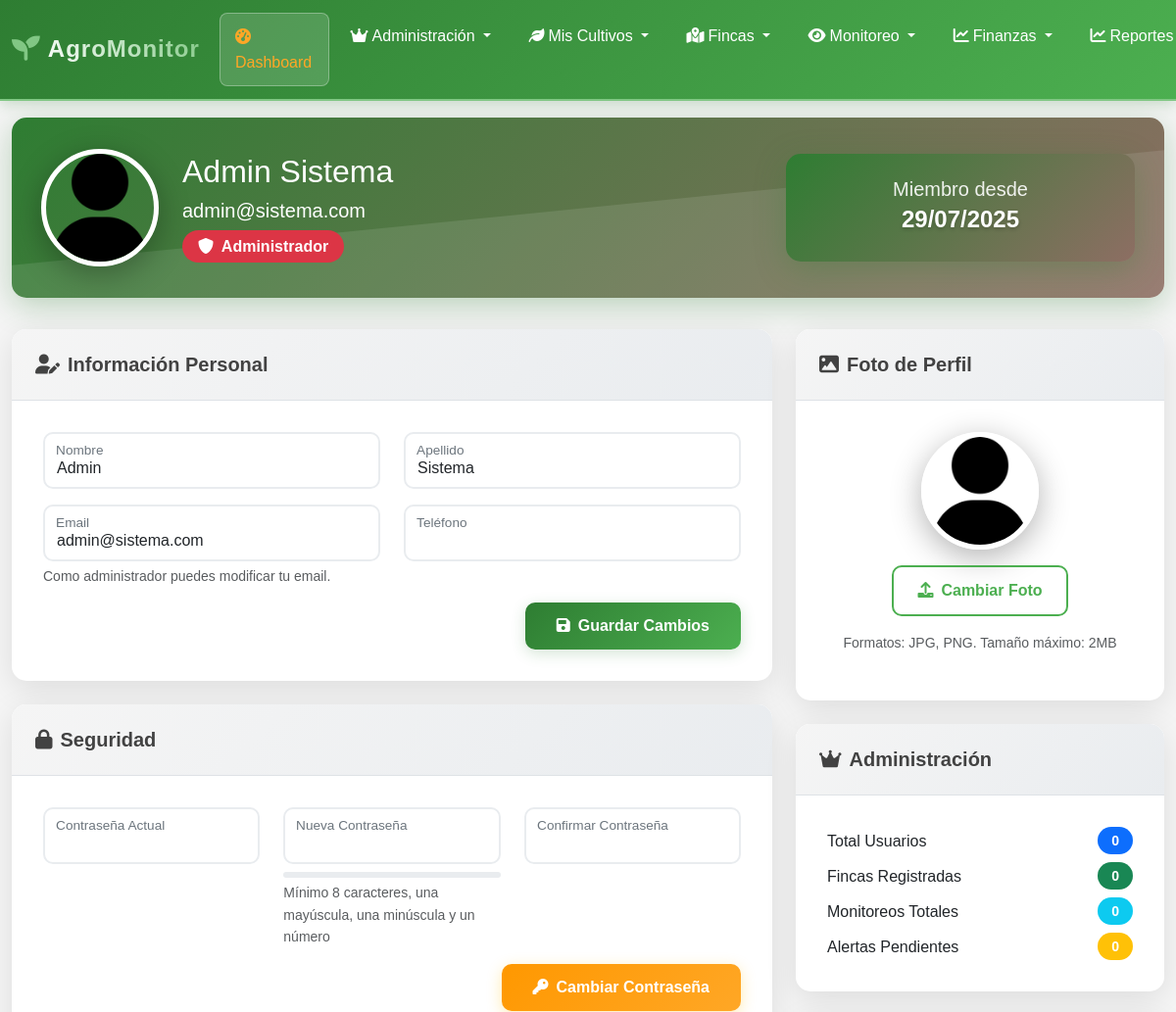
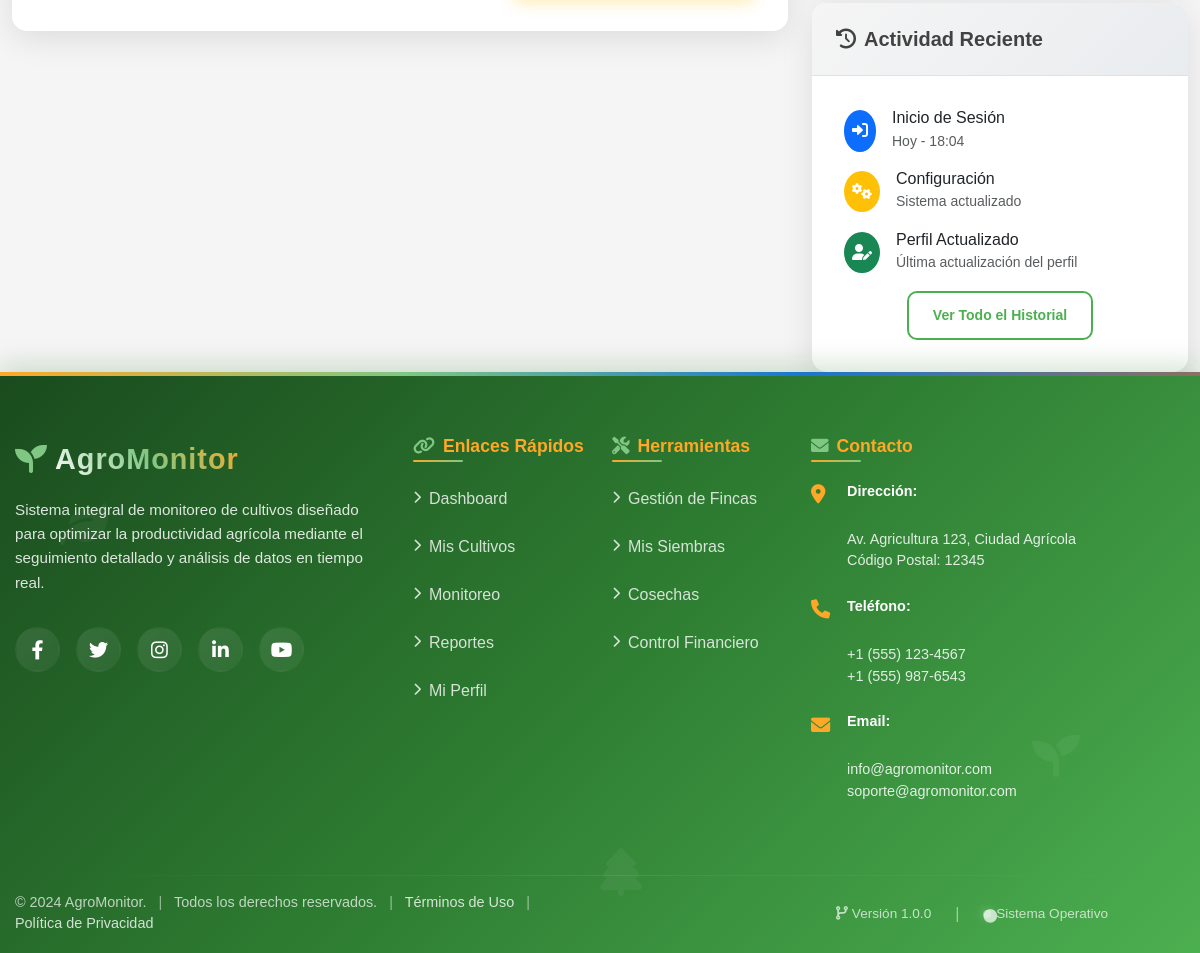
The page /VISTAS/perfil.php (signed in) on the database its author committed (2 pictures, top to bottom).
### tables this page shows
CREATE TABLE usuarios (
    usu_id INT PRIMARY KEY AUTO_INCREMENT,
    usu_nombre VARCHAR(100) NOT NULL,
    usu_apellido VARCHAR(100) NOT NULL,
    usu_email VARCHAR(150) UNIQUE NOT NULL,
    usu_password VARCHAR(255) NOT NULL,
    usu_telefono VARCHAR(20),
    usu_rol ENUM('administrador', 'agricultor', 'supervisor') DEFAULT 'agricultor',
    usu_estado ENUM('activo', 'inactivo') DEFAULT 'activo',
    usu_fecha_registro TIMESTAMP DEFAULT CURRENT_TIMESTAMP,
    usu_fecha_actualizacion TIMESTAMP DEFAULT CURRENT_TIMESTAMP ON UPDATE CURRENT_TIMESTAMP
);

### VISTAS/perfil.php (the view, shortened to what the rows shown need)
<?php
require_once '../CONFIG/roles.php';
require_once '../MODELOS/usuarios_m.php';
$usuario_modelo = new Usuario();
$usuario_actual = obtenerUsuarioActual();
$usuario_datos = $usuario_modelo->obtenerUsuario($usuario_actual['id']);
?>
<!DOCTYPE html>
<html lang="es">
<head>
    <link href="../Bootstrap/css/bootstrap.min.css" rel="stylesheet">
    <link href="https://cdnjs.cloudflare.com/ajax/libs/font-awesome/6.0.0/css/all.min.css" rel="stylesheet">
    <link href="CSS/dashboard.css" rel="stylesheet">
    <link href="CSS/perfil.css" rel="stylesheet">
    <link href="partials/CSS/navbar.css" rel="stylesheet">
    <link href="partials/CSS/footer.css" rel="stylesheet">
    <link rel="stylesheet" href="https://cdnjs.cloudflare.com/ajax/libs/aos/2.3.4/aos.css">
</head>
<body>
    <div class="container-fluid" style="margin-top: 120px;">
        <div class="profile-header">
            <div class="container">
                <div class="row align-items-center">
                    <div class="col-md-8">
                        <div class="d-flex align-items-center">
                            <div>
                                <h2 class="mb-1"><?php echo htmlspecialchars($usuario_datos['user']['nombre'] . ' ' . $usuario_datos['user']['apellido']); ?></h2>
                                <p class="mb-1 fs-5"><?php echo htmlspecialchars($usuario_datos['user']['email']); ?></p>
                                <span class="badge <?php echo obtenerColorRol($usuario_datos['user']['rol']); ?> fs-6">
                                    <i class="fas fa-shield-alt me-1"></i>
                                    <?php echo obtenerTextoRol($usuario_datos['user']['rol']); ?>
                                </span>
                            </div>
                        </div>
                    </div>
                    <div class="col-md-4 text-end">
                        <div class="stats-card">
                            <h5 class="mb-0">Miembro desde</h5>
                            <p class="mb-0 fs-4"><?php echo date('d/m/Y', strtotime($usuario_datos['user']['fecha_creacion'])); ?></p>
                        </div>
                    </div>
                </div>
            </div>
        </div>
        <div class="row">
            <div class="col-lg-8">
                <div class="card profile-card mb-4">
                    <div class="card-body">
                        <form id="formActualizarPerfil">
                            <div class="row">
                                <div class="col-md-6">
                                    <div class="form-floating mb-3">
                                        <input type="text" class="form-control" id="nombre" name="nombre"
                                               value="<?php echo htmlspecialchars($usuario_datos['user']['nombre']); ?>" required>
                                        <label for="nombre">Nombre</label>
                                    </div>
                                </div>
                                <div class="col-md-6">
                                    <div class="form-floating mb-3">
                                        <input type="text" class="form-control" id="apellido" name="apellido"
                                               value="<?php echo htmlspecialchars($usuario_datos['user']['apellido']); ?>" required>
                                        <label for="apellido">Apellido</label>
                                    </div>
                                </div>
                            </div>
                            <div class="row">
                                <div class="col-md-6">
                                    <div class="form-floating mb-3">
                                        <?php if ($usuario_actual['rol'] == 'administrador'): ?>
                                        <input type="email" class="form-control" id="email" name="email"
                                               value="<?php echo htmlspecialchars($usuario_datos['user']['email']); ?>" required>
                                        <label for="email">Email</label>
                                        <div class="form-text">Como administrador puedes modificar tu email.</div>
                                        <?php endif; ?>
                                    </div>
                                </div>
                            </div>
                        </form>
                    </div>
                </div>
            </div>
        </div>
    </div>
</body>
</html>

### rows shown on the page
usuarios: usu_nombre+usu_apellido "Admin Sistema", usu_email "admin@sistema.com", usu_rol "Administrador", usu_fecha_registro "29/07/2025", nombre "Admin", apellido "Sistema", email "admin@sistema.com"
